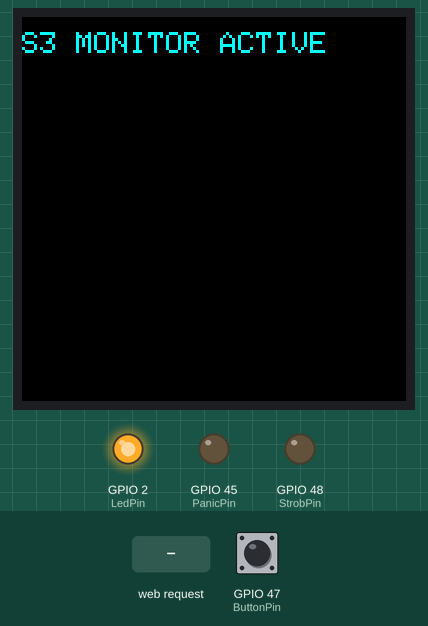
This program was run on a simulated ESP32-S3. On the bench: 128×128 colour display, output pins drawn as LEDs (lit = HIGH). Dashed ring = blinking. Inputs (shaded band) come from the test bench; at power-on: GPIO 47 (ButtonPin) HIGH. WiFi joins after 1.5 s; servers stay silent unless stated; a WiFi scan finds three made-up networks; EEPROM starts erased; what the program prints to the serial monitor is not drawn.

Above: at 12.3 s.
12.4 s: GPIO 47 (ButtonPin) pulled LOW for 0.15 s
At 12.55 s:
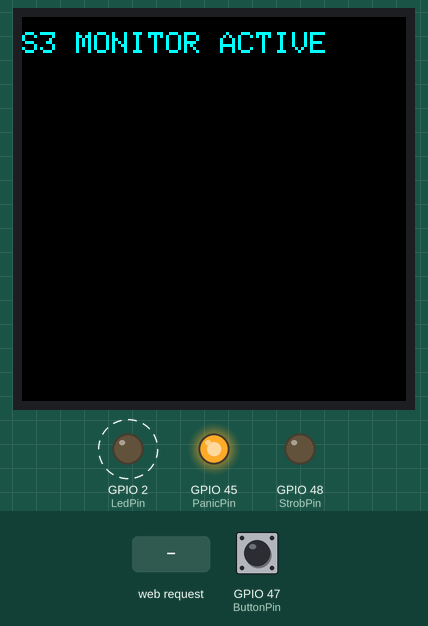
13.1 s: HTTP request GET /reset received
At 15.3 s:
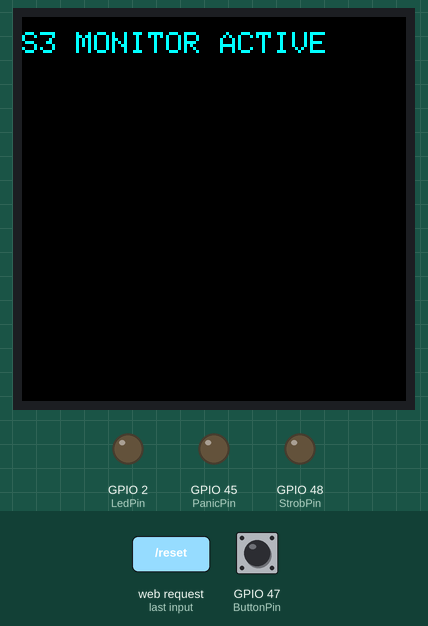
Timing chart, 0 to 22.1 s (numbered marks = the images above; inputs shaded):
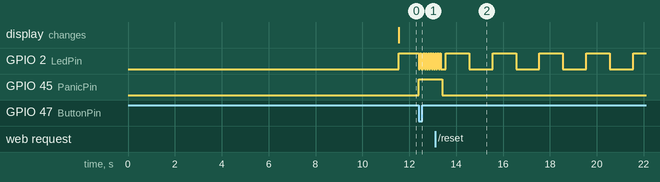

Measured:
- after the input at 12.4 s, GPIO 45 (PanicPin): LOW → HIGH at once

The program:

main.cpp
```cpp
#include <Arduino.h>
#include <Preferences.h>  // The Preferences library is unique to Arduino-esp32
                          // It uses a portion of on-board non-volitile memory
                          // (NVS) of the ESP32 to store data.
                          // Preferences data is stored in NVS in sections
                          // called "namespace". There  are e set of key-value pars.
                          // LIke variables, a key-value pair has a data type.
#include <WiFi.h>
#include <WebServer.h>    // Library for the HTTP server
#include <string>         // C++ Standard String library
#include <string_view>    // C++17 header for high-performance string handling
                          // Just to data members: a pointer and a length.
                          // Does not created a copy in memory. Read-only.
#include <Adafruit_GFX.h>
#include <Adafruit_SSD1351.h>
#include <SPI.h>

// --- Modern C++: Namespaces & Constexpr ---
// We use a namespace to group related constants. This prevents "LED_PIN" from
// accidentally conflicting with other libraries.
namespace Config {
    // 'constexpr' tells the compiler this value is known at compile-time.
    // It is more efficient than 'const' and safer than '#define'.

    constexpr int ButtonPin = 47;
    constexpr int LedPin    = 2;
    constexpr int StrobPin  = 48;
    constexpr int PanicPin  = 45;

    // New OLED Pins
    constexpr int OLED_CS  = 10;
    constexpr int OLED_MOSI = 11;
    constexpr int OLED_SCLK = 12;
    constexpr int OLED_DC   = 13;
    constexpr int OLED_RST  = 14;

    // Display Dimensions
    constexpr int ScreenWidth  = 128;
    constexpr int ScreenHeight = 128;

    // WiFi Credentials using std::string_view
    // This is C++17's way to point to a string without copying it into memory.

    // ASI Network
    //constexpr std::string_view Ssid     = "ASI Personal";
    //constexpr std::string_view Password = "Personal@AcceleratedSystems";

    // RPi Network (192.168.4.11)
    constexpr std::string_view Ssid     = "ESP32test-network";
    constexpr std::string_view Password = "esp32test123";

    // Login to reset "Panic Counter"
    constexpr char* www_username = "admin";
    constexpr char* www_password = "pass";
}

// Global Objects
constexpr bool RW_MODE = false;
constexpr bool RO_MODE = true;
Preferences prefs;          // Created name of the Preferences object. This object is
                            // used with the Preferences methods to access the
                            // name space and the key-value pairs it contains.

SemaphoreHandle_t panicSemaphore;
WebServer server(80);       // Create a server on port 80 (standard HTTP)

// Prototypes
void IRAM_ATTR handleButtonInterrupt();
void panicTask(void* pvParameters);
void heartbeatTask(void* pvParameters);
void serverTask(void* pvParameters);    // Task to handle incoming web requests
void initWiFi();
void handleRoot();                      // Function that serves the HTML page
void handleReset();                     // New function to clear NVS
// Helper function to determine signal color based on RSSI
std::string_view getSignalColor(int rssi);

// Initialize the display
Adafruit_SSD1351 tft = Adafruit_SSD1351(Config::ScreenWidth, Config::ScreenHeight, &SPI, Config::OLED_CS, Config::OLED_DC, Config::OLED_RST);

void setup() {
    delay(1000);
    Serial.begin(115200);
    delay(5000);

    Serial.println("\n--- Connected via CH343 UART (COM?) ---");
    Serial.println(  "--- ESP32-S3 Dual Core Booting --------");
    Serial.println("\n--- ESP Hardware Info------------------");

    // Display ESP Information
    Serial.printf("Chip ID: %u\n", ESP.getChipModel()); // Get the 24-bit chip ID
    Serial.printf("CPU Frequency: %u MHz\n", ESP.getCpuFreqMHz()); // Get CPU frequency
    Serial.printf("SDK Version: %s\n", ESP.getSdkVersion()); // Get SDK version

    // Get and print flash memory information
    Serial.printf("Flash Chip Size: %u bytes\n", ESP.getFlashChipSize()); // Get total flash size

    // Get and print SRAM memory information
    Serial.printf("Internal free Heap at setup: %d bytes\n", ESP.getFreeHeap());
    if(psramFound()){
        Serial.printf("Total PSRAM Size: %d bytes", ESP.getPsramSize());
    } else {
         Serial.print("No PSRAM found");
    }
    Serial.println("\n---------------------------------------");
    Serial.print("\n");


    // Initialise WiFi early in the boot sequence
    initWiFi();

    // Setup Web Server Routes
    server.on("/", handleRoot);         // When someone visits http://192.168.4.11/, call handleRoot
    server.on("/reset", handleReset);   // Route for the reset button
    server.begin();
    Serial.println("HTTP Server Started.");

    // Initialise NVS and read lifetime count
    prefs.begin("system", RO_MODE);     // Open namespace "system" and make it available
                                        // in READ ONLY (RO) mode.

    // 'auto' - C++17 type deduction (compiler knows this is a uint32_t)
    auto totalPanics = prefs.getUInt("panic_count", 0);   // Retrive value of the "panic_count"
                                                          // key, define to 0 if not found
    Serial.printf("Bootup - Lifetime Panic Events: %u\n", totalPanics);
    Serial.print("\n");
    prefs.end(); // Close our preference namespace.

    // Create binary semaphore
    panicSemaphore = xSemaphoreCreateBinary();

    // Configure Hardware using our Namespace
    pinMode(Config::ButtonPin, INPUT_PULLUP);
    pinMode(Config::StrobPin,  OUTPUT);
    pinMode(Config::PanicPin,  OUTPUT);
    pinMode(Config::LedPin,    OUTPUT);

    // Initialize SPI with our custom pins
    SPI.begin(Config::OLED_SCLK, -1, Config::OLED_MOSI, Config::OLED_CS);

    // Initialize OLED display
    tft.begin();
    tft.fillScreen(0x0000); // Clear to black
    tft.setCursor(0, 5);
    tft.setTextColor(0x07FF); // Cyan color to match your Web UI
    tft.print("S3 MONITOR ACTIVE");

    // Activate ISR
    attachInterrupt(digitalPinToInterrupt(Config::ButtonPin), handleButtonInterrupt, FALLING);

    // --- Task Distribution ---
    // Panic Task: Core 1 (High Priority)
    xTaskCreatePinnedToCore(panicTask, "Panic", 4096, NULL, 3, NULL, 1);

    // Heartbeat: Core 0 (Low Priority)
    xTaskCreatePinnedToCore(heartbeatTask, "Heartbeat", 4096, NULL, 1, NULL, 0);

    // Web Server: Core 0 (Medium Priority)
    // Running network tasks on Core 0 is standard as the WiFi stack lives there.
    xTaskCreatePinnedToCore(serverTask, "WebServer", 4096, NULL, 2, NULL, 0);

    // Terminate the initial Arduino setup task to free up memory
    vTaskDelete(NULL);
}

// The Linker needs this function to exist, even if it is never called.
void loop() {}

// Helper function to determine signal color based on RSSI
std::string_view getSignalColor(int rssi) {
    if (rssi > -60) return "#4caf50"; // Green (Strong)
    if (rssi > -80) return "#ff9800"; // Orange (Okay)
    return "#f44336";                // Red (Weak)
}

// --- New Function: Handle Reset ---
void handleReset() {
    // This line triggers the browser's native login popup
    if (!server.authenticate(Config::www_username, Config::www_password)) {
        return server.requestAuthentication();
    }

    Serial.println("[Web] Authorized Reset request. Clearing NVS...");
    prefs.begin("system", false);
    prefs.clear();
    prefs.end();

    server.sendHeader("Location", "/");
    server.send(303);
}

// --- Updated handleRoot with CSS Button ---
void handleRoot() {
    prefs.begin("system", true);
    auto count = prefs.getUInt("panic_count", 0);
    prefs.end();

    int rssi = WiFi.RSSI();
    auto signalColor = getSignalColor(rssi);

    // Using C++ Raw String Literal for the UI
    std::string html = R"=====(
    <!DOCTYPE html>
    <html>
    <head>
        <meta name='viewport' content='width=device-width, initial-scale=1.0'>
        <meta http-equiv='refresh' content='5'>
        <title>S3 Dashboard</title>
        <style>
            body { font-family: 'Segoe UI', sans-serif; background-color: #121212; color: #e0e0e0; margin: 0; display: flex; justify-content: center; align-items: center; min-height: 100vh; }
            .container { width: 90%; max-width: 400px; text-align: center; }
            .card { background: #1e1e1e; border-radius: 12px; padding: 24px; margin-bottom: 20px; box-shadow: 0 8px 16px rgba(0,0,0,0.4); border-top: 4px solid #00adb5; }
            h1 { color: #00adb5; font-size: 1.2rem; letter-spacing: 2px; margin-bottom: 30px; }
            .label { font-size: 0.8rem; color: #757575; text-transform: uppercase; }
            .value { font-size: 3.5rem; font-weight: bold; margin: 10px 0; color: #ffffff; }
            .btn-reset { display: inline-block; background-color: #ff4b2b; color: white; padding: 12px 24px; text-decoration: none; border-radius: 8px; font-weight: bold; margin-top: 10px; transition: 0.3s; }
            .btn-reset:hover { background-color: #ff1f00; scale: 1.05; }
            .footer { font-size: 0.7rem; color: #f9f970; margin-top: 20px; }
        </style>
    </head>
    <body>
        <div class='container'>
            <h1>CORE MONITOR v1.0</h1>

            <div class='card' style='border-top-color: #ff4b2b;'>
                <div class='label'>Panic Events</div>
                <div class='value'>)=====";

    html += std::to_string(count);

    html += R"=====(</div>
                <a href='/reset' class='btn-reset' onclick="return confirm('Clear lifetime logs?')">RESET COUNTER</a>
            </div>

            <div class='card' style='border-top-color: )=====";
    html += signalColor;
    html += R"=====(;'>
                <div class='label'>RSSI Strength</div>
                <div class='value' style='font-size: 2.5rem;'>)=====";
    html += std::to_string(rssi);
    html += R"=====( <span style='font-size: 1rem;'>dBm</span></div>
            </div>

            <div class='footer'>ESP32-S3 | Uptime: )=====";
    html += std::to_string(millis() / 1000);
    html += R"=====(s</div>
        </div>
    </body>
    </html>
    )=====";

    server.send(200, "text/html", html.c_str());
}

// --- Web Server Task ---
void serverTask(void* pvParameters) {
    for(;;) {
        server.handleClient(); // Check for new clients
        vTaskDelay(pdMS_TO_TICKS(5)); // Yield to keep Core 0 smooth
    }
}

// --- WiFi Initialization ---
void initWiFi() {
    // WiFi Status
    //Serial.print(" Initial WiFi status - ");
    //Serial.println(WiFi.status());

        // Scan WiFi network
    Serial.println("\n--- WiFi Network Info------------------");

    // Set WiFi to station mode and disconnect from an AP
    // if it was previously connected
    WiFi.mode(WIFI_STA);
    //WiFi.disconnect();
    delay(500);
    //Serial.print(" WiFi status befor scanning - ");
    //Serial.println(WiFi.status());

    auto n = WiFi.scanNetworks();
    Serial.println("   ... Starting WiFi Scan ...");
    if (n ==0) {
        Serial.println("No networks found");
    } else {
        Serial.print(n);
        Serial.println(" - networks found");

        for (int i = 0; i < n; ++i) {
            // Print SSID and RSSI for each network found
            Serial.print(i + 1);
            Serial.print(": ");
            Serial.print(WiFi.SSID(i));
            Serial.print(" (");
            Serial.print(WiFi.RSSI(i));
            Serial.print(")");
            Serial.println((WiFi.encryptionType(i) == WIFI_AUTH_OPEN)?" ":"*");
        delay(500);
        }
    }
    Serial.print("\n");
    Serial.print("    WiFi Scan Completed");
    Serial.println("\n---------------------------------------");
    Serial.print("\n");

    Serial.println("Connecting to WiFi (monitoring status)...");
    // .data() converts string_view back to the char* that WiFi.begin needs
    // .data() provides the raw pointer WiFi.begin() requires
    WiFi.begin(Config::Ssid.data(), Config::Password.data());

    // Simple connection loop
    // status = 0 (WL_IDLE_STATUS): temporary status assigned when WiF.begin() is called
    // status = 1 (WL_NO_SSID_AVAIL): whem no SSID are available
    // status = 2 (WL_SCAN_COMPLETED): scan networks is completed
    // status = 3 (WL_CONNECTED): when connected to a WiFi network
    // status = 4 (WL_CONNECT_FAILDE): when connection fails for all the attempts
    // status = 5 (WL_CONNECTION_LOST): when the connection is lost
    // status = 6 (WL_DISCONNECTED): when disconnected from a network

    while (WiFi.status() != WL_CONNECTED) {
        delay(100);
        Serial.print(WiFi.status());
    }
    Serial.print("\n");
    Serial.print("\nCONNECTED!");
    Serial.print("  RSSI: ");
    Serial.println(WiFi.RSSI());  // WiFi connection strength
    Serial.print("IP Address: ");
    Serial.println(WiFi.localIP());
    Serial.print("\n");

    // Contimue monitoring WiFi status
    ///for(;;){
    //    delay(100);
    //    Serial.print(WiFi.status());
    //}
}

// --- Interrupt Service Routine ---
void IRAM_ATTR handleButtonInterrupt() {
    digitalWrite(Config::StrobPin, HIGH);

    // static ensures this variable is created once, not every time ISR runs
    static BaseType_t xHigherPriorityTaskWoken = pdFALSE;
    xSemaphoreGiveFromISR(panicSemaphore, &xHigherPriorityTaskWoken);

    digitalWrite(Config::StrobPin, LOW);

    if (xHigherPriorityTaskWoken) {
        portYIELD_FROM_ISR();
    }
}

// --- High Priority Panic Handler ---
void panicTask(void* pvParameters) {
    for(;;) {
        // Task blocks here (0% CPU) waiting for the semaphore
        // portMAX_DELAY means the task sleeps until the semaphore is "given"
        if (xSemaphoreTake(panicSemaphore, portMAX_DELAY) == pdPASS) {
            detachInterrupt(digitalPinToInterrupt(Config::ButtonPin));
            digitalWrite(Config::PanicPin, HIGH);

             // Update (increment) NVS Persistence
            prefs.begin("system", RW_MODE);
            auto count = prefs.getUInt("panic_count", 0) + 1;
            prefs.putUInt("panic_count", count);
            prefs.end();

            Serial.printf("[Panic] Event #%u stored. WiFi Status: %d\n", count, WiFi.status());

             // Visual strobe feedback
            for(int i = 0; i < 20; ++i) {
                digitalWrite(Config::LedPin, !digitalRead(Config::LedPin));
                vTaskDelay(pdMS_TO_TICKS(50));
            }

            digitalWrite(Config::PanicPin, LOW);
            vTaskDelay(pdMS_TO_TICKS(100));  // Cool-down delay

            // C++17 "Flush": Empty the semaphore of any extra signals from bouncing
            // C++17 style: we can use 'while' to clear any pending semaphores (bounces)
            while(xSemaphoreTake(panicSemaphore, 0) == pdPASS);

            // Re-arm the hardware
            attachInterrupt(digitalPinToInterrupt(Config::ButtonPin), handleButtonInterrupt, FALLING);
        }
    }
}

void heartbeatTask(void* pvParameters) {
    for(;;) {
        digitalWrite(Config::LedPin, !digitalRead(Config::LedPin));
        vTaskDelay(pdMS_TO_TICKS(1000));
    }
}
```
